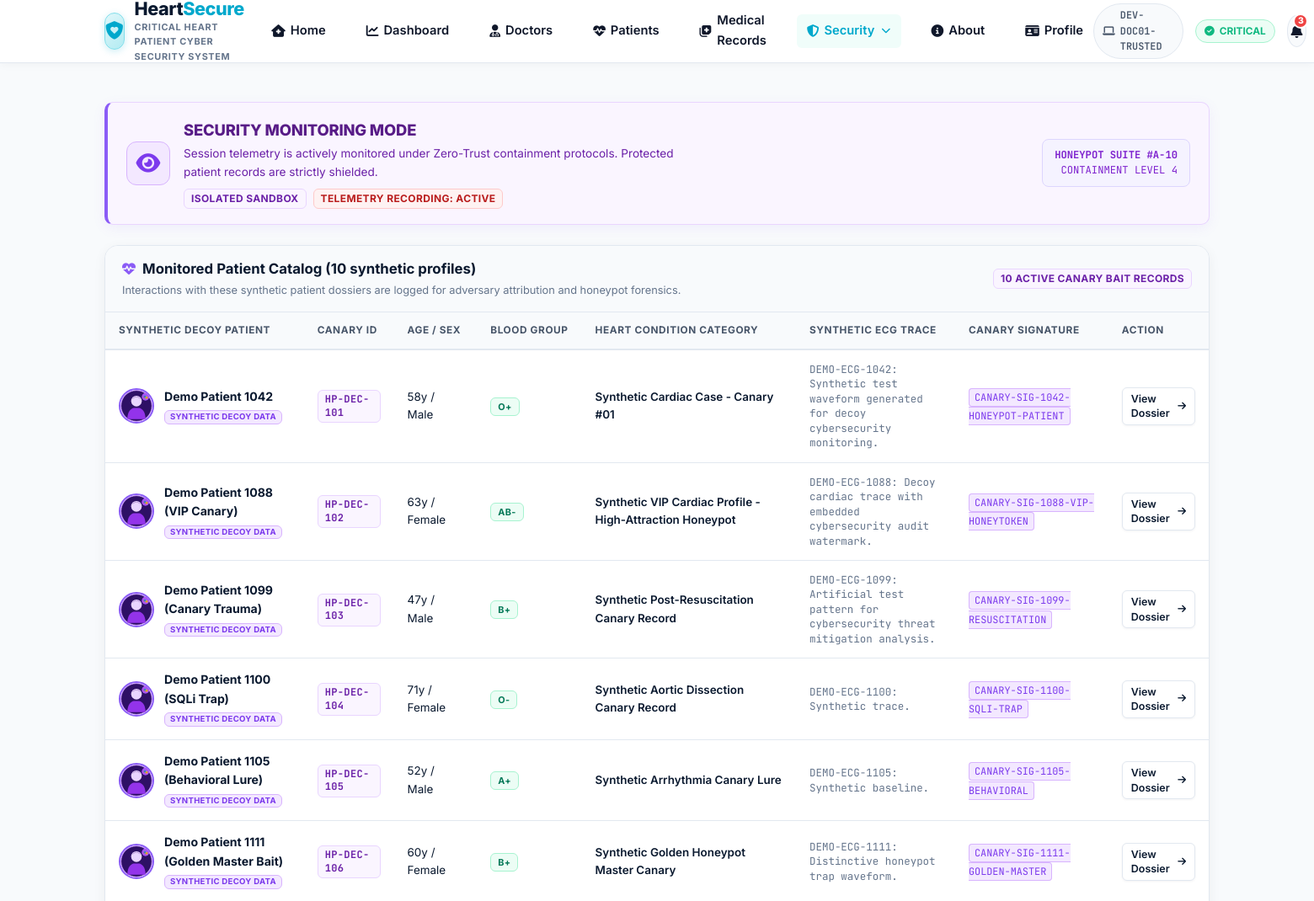
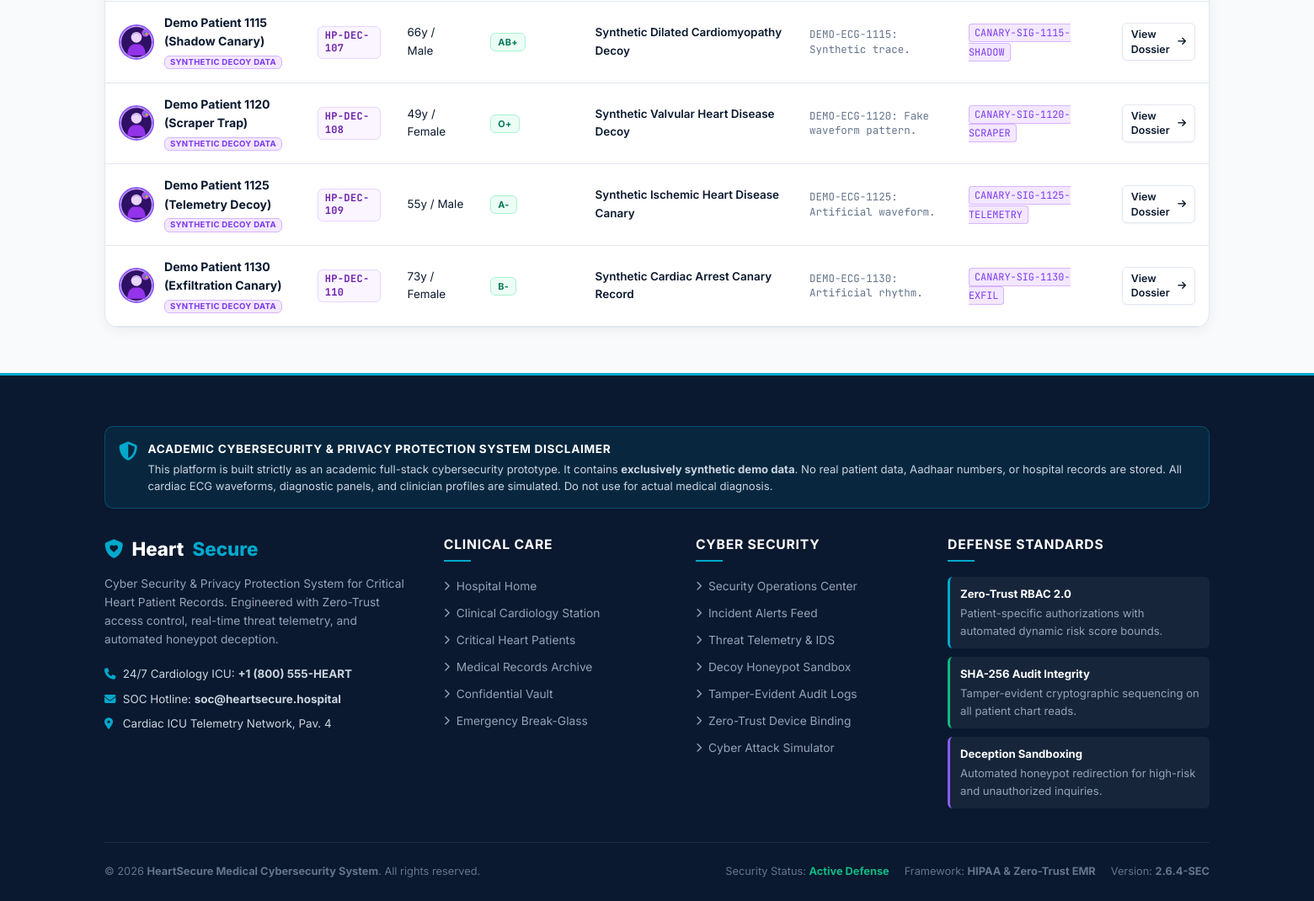
/decoy, run on the app's committed database (2 pictures, top to bottom).
### tables this page shows
CREATE TABLE decoy_patients (
    id INTEGER PRIMARY KEY AUTOINCREMENT,
    patient_id TEXT UNIQUE NOT NULL, -- e.g. 'HP-DEC-101'..'HP-DEC-112'
    name TEXT NOT NULL,
    profile_photo TEXT DEFAULT NULL,
    age INTEGER NOT NULL,
    blood_group TEXT NOT NULL,
    gender TEXT NOT NULL,
    assigned_doctor TEXT NOT NULL,
    heart_condition_category TEXT NOT NULL,
    medical_history TEXT NOT NULL,
    ecg_report TEXT NOT NULL,
    echo_report TEXT NOT NULL,
    blood_test_report TEXT NOT NULL,
    current_prescriptions TEXT NOT NULL,
    phone_number TEXT DEFAULT '+1 (555) 019-9999',
    emergency_contact TEXT NOT NULL,
    last_updated TIMESTAMP DEFAULT CURRENT_TIMESTAMP,
    record_sensitivity_level TEXT DEFAULT 'NORMAL',
    vitals TEXT NOT NULL,
    honeytoken_tag TEXT NOT NULL,
    status TEXT DEFAULT 'active',
    is_decoy INTEGER DEFAULT 1
);

### routes/decoy.py (the view)
@decoy_bp.route('/decoy')
def decoy_catalog():
    decoy_patients = DeceptionService.get_all_decoy_patients()
    user = UserModel.get_by_user_id(session.get('user_id'))
    DeceptionService.record_decoy_interaction(
        user_id=session.get('user_id', 'SUSPICIOUS_CLIENT'),
        ip_address=request.remote_addr or '127.0.0.1',
        fake_patient_id='CATALOG_BROWSE',
        action_performed='DECOY_CATALOG_EXPLORATION',
        risk_score=session.get('risk_score', 85),
        threat_level=session.get('risk_level', 'CRITICAL')
    )
    return render_template('decoy.html', patients=decoy_patients, user=user)

### database/db.py (called while the page is built)
def get_db():
    try:
        if 'db' not in g:
            g.db = sqlite3.connect(DB_PATH, check_same_thread=False)
            g.db.row_factory = sqlite3.Row
            g.db.execute("PRAGMA foreign_keys = ON")
            ensure_schema(g.db)
        return g.db
    except RuntimeError:
        conn = sqlite3.connect(DB_PATH, check_same_thread=False)
        conn.row_factory = sqlite3.Row
        conn.execute("PRAGMA foreign_keys = ON")
        ensure_schema(conn)
        return conn

def query_db(query, args=(), one=False):
    conn = get_db()
    cur = conn.execute(query, args)
    rv = cur.fetchall()
    cur.close()
    return (dict(rv[0]) if rv else None) if one else [dict(r) for r in rv]

def execute_db(query, args=()):
    conn = get_db()
    cur = conn.execute(query, args)
    conn.commit()
    last_id = cur.lastrowid
    cur.close()
    return last_id

### models/user.py (called while the page is built)
    @staticmethod
    def get_by_user_id(user_id):
        return query_db("SELECT * FROM users WHERE user_id = ?", (user_id,), one=True)

### services/deception_service.py (called while the page is built)
    @classmethod
    def get_all_decoy_patients(cls):
        rows = query_db("SELECT * FROM decoy_patients ORDER BY patient_id ASC")
        return [cls._format_decoy(r) for r in rows]

    @classmethod
    def record_decoy_interaction(cls, user_id, ip_address, fake_patient_id, action_performed, risk_score, threat_level):
        session_id = f"SESS-DEC-{uuid.uuid4().hex[:8].upper()}"
        execute_db('''
            INSERT INTO decoy_sessions (
                decoy_session_id, user_id, ip_address, timestamp,
                fake_patient_searched, fake_record_viewed, actions_performed,
                request_count, risk_score, threat_level
            ) VALUES (?, ?, ?, CURRENT_TIMESTAMP, ?, ?, ?, 1, ?, ?)
        ''', (session_id, user_id or 'UNKNOWN', ip_address, fake_patient_id or 'GENERAL', fake_patient_id or 'GENERAL', action_performed, risk_score, threat_level))
        return session_id

    @staticmethod
    def _format_decoy(row):
        if not row:
            return None
        d = dict(row)
        for key in ['vitals', 'current_prescriptions']:
            if isinstance(d.get(key), str):
                try:
                    d[key] = json.loads(d[key])
                except Exception:
                    pass
        d['is_decoy'] = 1
        d['banner_notice'] = "SECURITY MONITORING MODE – SYNTHETIC DECOY DATA"
        return d

### services/phone_service.py (called while the page is built)
    @staticmethod
    def get_supported_country_codes():
        return COUNTRY_CODES

### templates/decoy.html (shortened to what this page needs)
{% extends "base.html" %}
{% block content %}
<div style="margin-bottom: 24px;">
    <div class="decoy-active-banner" style="background: #faf5ff; border: 1px solid #e9d5ff; border-left: 4px solid #8b5cf6; padding: 18px 22px; border-radius: 10px; margin-bottom: 24px; display: flex; align-items: center; justify-content: space-between; flex-wrap: wrap; gap: 16px; box-shadow: 0 4px 15px rgba(139, 92, 246, 0.08);">
        <div style="display: flex; align-items: center; gap: 16px;">
            <div style="width: 52px; height: 52px; border-radius: 12px; background: #f3e8ff; border: 1px solid #d8b4fe; display: flex; align-items: center; justify-content: center; font-size: 1.6rem; color: #7c3aed;">
                <i class="fa-solid fa-eye"></i>
            </div>
            <div>
                <div class="decoy-banner-title" style="font-size: 1.15rem; font-weight: 800; color: #581c87; letter-spacing: -0.01em;">
                    SECURITY MONITORING MODE
                </div>
                <div class="decoy-banner-text" style="font-size: 0.85rem; color: #6b21a8; margin-top: 3px; max-width: 600px;">
                    Session telemetry is actively monitored under Zero-Trust containment protocols. Protected patient records are strictly shielded.
                </div>
                <div style="display: flex; gap: 8px; margin-top: 8px;">
                    <span class="badge badge-decoy" style="font-weight: 700;">ISOLATED SANDBOX</span>
                    <span class="badge badge-critical" style="font-weight: 700;">TELEMETRY RECORDING: ACTIVE</span>
                </div>
            </div>
        </div>
        <div style="font-family: var(--font-mono); font-size: 0.76rem; color: #7e22ce; text-align: right; background: #f5f3ff; padding: 10px 14px; border-radius: 8px; border: 1px solid #ddd6fe; line-height: 1.45;">
            <strong>HONEYPOT SUITE #A-10</strong><br>
            CONTAINMENT LEVEL 4
        </div>
    </div>
    <div class="card" style="box-shadow: 0 4px 15px rgba(15, 23, 42, 0.05); border: 1px solid var(--border-light);">
        <div class="card-header" style="background: #f8fafc; border-bottom: 1px solid var(--border-light); padding: 14px 20px; display: flex; justify-content: space-between; align-items: center;">
            <div>
                <div style="display: flex; align-items: center; gap: 8px;">
                    <i class="fa-solid fa-heart-pulse" style="color: #8b5cf6;"></i>
                    <span class="card-title" style="font-size: 1.05rem; font-weight: 700; color: var(--navy-primary);">Monitored Patient Catalog ({{ patients|length }} synthetic profiles)</span>
                </div>
                <p style="font-size: 0.8rem; color: var(--text-muted); margin: 3px 0 0;">
                    Interactions with these synthetic patient dossiers are logged for adversary attribution and honeypot forensics.
                </p>
            </div>
            <span class="badge badge-decoy" style="font-weight: 700;">10 Active Canary Bait Records</span>
        </div>
        <div class="table-container">
            <table class="data-table">
                <thead>
                    <tr>
                        <th>Synthetic Decoy Patient</th>
                        <th>Canary ID</th>
                        <th>Age / Sex</th>
                        <th>Blood Group</th>
                        <th>Heart Condition Category</th>
                        <th>Synthetic ECG Trace</th>
                        <th>Canary Signature</th>
                        <th>Action</th>
                    </tr>
                </thead>
                <tbody>
                    {% for p in patients %}
                    <tr>
                        <td>
                            <div style="display: flex; align-items: center; gap: 12px;">
                                <img src="{{ patient_photo(p.profile_photo, True) }}" alt="{{ p.name }}" style="width: 42px; height: 42px; border-radius: 50%; object-fit: cover; border: 2px solid #8b5cf6; flex-shrink: 0; background: #faf5ff;">
                                <div>
                                    <strong style="color: var(--navy-primary); font-size: 0.88rem;">{{ p.name }}</strong>
                                    <div><span class="badge" style="font-size: 0.6rem; padding: 1px 6px; background: #f3e8ff; color: #7c3aed; border: 1px solid #d8b4fe; font-weight: 700;">SYNTHETIC DECOY DATA</span></div>
                                </div>
                            </div>
                        </td>
                        <td>
                            <span class="badge badge-decoy" style="font-family: var(--font-mono); font-weight: 700;">{{ p.patient_id }}</span>
                        </td>
                        <td style="font-size: 0.84rem; color: var(--navy-primary);">{{ p.age }}y / {{ p.gender }}</td>
                        <td><span class="badge badge-low" style="font-size: 0.68rem;">{{ p.blood_group }}</span></td>
                        <td style="font-size: 0.84rem; font-weight: 600; color: var(--navy-primary);">{{ p.heart_condition_category }}</td>
                        <td style="font-size: 0.78rem; color: var(--text-muted); font-family: var(--font-mono); max-width: 220px; line-height: 1.4;">
                            {{ p.ecg_report }}
                        </td>
                        <td>
                            <code style="font-family: var(--font-mono); font-size: 0.74rem; color: #7c3aed; background: #f3e8ff; padding: 2px 6px; border-radius: 4px; border: 1px solid #d8b4fe;">
                                {{ p.honeytoken_tag }}
                            </code>
                        </td>
                        <td>
                            <a href="{{ url_for('decoy.decoy_detail', patient_id=p.patient_id) }}" class="btn btn-secondary btn-sm" style="font-size: 0.78rem; padding: 4px 10px; display: inline-flex; align-items: center; gap: 4px;">
                                View Dossier <i class="fa-solid fa-arrow-right" style="font-size: 0.7rem;"></i>
                            </a>
                        </td>
                    </tr>
                    {% endfor %}
                </tbody>
            </table>
        </div>
    </div>
</div>
{% endblock %}

### static/css/style.css (style rules this page uses)
:root { --turquoise-primary: #00a8cc; --turquoise-hover: #0090b0; --turquoise-dark: #007799; --turquoise-light: #e0f7fa; --turquoise-soft: #f0fdfa; --turquoise-border: #b2ebf2; --navy-primary: #0a192f; --navy-secondary: #0f172a; --navy-dark: #060d17; --navy-card: #1e293b; --navy-light: #334155; --bg-main: #ffffff; --bg-alt: #f8fafc; --bg-subtle: #f1f5f9; --border-light: #e2e8f0; --border-subtle: #edf2f7; --text-primary: #0f172a; --text-secondary: #475569; --text-muted: #64748b; --text-light: #94a3b8; --text-white: #ffffff; --green-normal: #10b981; --green-light: #ecfdf5; --green-border: #a7f3d0; --orange-warning: #f59e0b; --orange-light: #fffbeb; --orange-border: #fde68a; --red-critical: #ef4444; --red-light: #fef2f2; --red-border: #fecaca; --blue-info: #0284c7; --blue-light: #f0f9ff; --blue-border: #bae6fd; --purple-decoy: #8b5cf6; --purple-light: #faf5ff; --purple-border: #e9d5ff; --shadow-sm: 0 1px 3px rgba(15, 23, 42, 0.05); --shadow-md: 0 4px 14px rgba(15, 23, 42, 0.08); --shadow-lg: 0 10px 30px rgba(15, 23, 42, 0.1); --shadow-xl: 0 20px 45px rgba(15, 23, 42, 0.12); --radius-sm: 6px; --radius-md: 10px; --radius-lg: 16px; --radius-full: 9999px; --font-sans: 'Inter', system-ui, -apple-system, BlinkMacSystemFont, "Segoe UI", Roboto, sans-serif; --font-mono: 'JetBrains Mono', 'Fira Code', Consolas, Monaco, monospace; }
*, *::before, *::after { box-sizing: border-box; margin: 0; padding: 0; }
html { font-size: 16px; scroll-behavior: smooth; }
body { font-family: var(--font-sans); background-color: var(--bg-alt); color: var(--text-primary); line-height: 1.6; min-height: 100vh; display: flex; flex-direction: column; -webkit-font-smoothing: antialiased; }
a { color: var(--turquoise-primary); text-decoration: none; transition: all 0.2s ease; }
.btn { display: inline-flex; align-items: center; justify-content: center; gap: 8px; font-weight: 600; font-size: 0.9rem; padding: 10px 20px; border-radius: var(--radius-sm); border: 1px solid transparent; cursor: pointer; transition: all 0.2s cubic-bezier(0.4, 0, 0.2, 1); text-decoration: none; line-height: 1.4; }
.btn-secondary { background: #ffffff; color: var(--navy-primary); border-color: var(--border-light); box-shadow: var(--shadow-sm); }
.btn-sm { padding: 6px 12px; font-size: 0.8rem; border-radius: var(--radius-sm); }
.card { background: #ffffff; border: 1px solid var(--border-light); border-radius: var(--radius-lg); box-shadow: var(--shadow-sm); transition: all 0.25s ease; overflow: hidden; }
.card-header { padding: 16px 22px; background: var(--bg-alt); border-bottom: 1px solid var(--border-light); display: flex; align-items: center; justify-content: space-between; }
.card-title { font-size: 1.05rem; font-weight: 700; color: var(--navy-primary); margin: 0; display: flex; align-items: center; gap: 8px; }
.badge { display: inline-flex; align-items: center; gap: 4px; font-size: 0.75rem; font-weight: 700; padding: 3px 8px; border-radius: var(--radius-sm); text-transform: uppercase; letter-spacing: 0.03em; line-height: 1.3; }
.badge-low, .badge-normal { background: var(--green-light); color: #047857; border: 1px solid var(--green-border); }
.badge-critical, .badge-threat { background: var(--red-light); color: #b91c1c; border: 1px solid var(--red-border); }
.badge-decoy { background: var(--purple-light); color: #6b21a8; border: 1px solid var(--purple-border); }
.table-container, .table-responsive { width: 100%; overflow-x: auto; -webkit-overflow-scrolling: touch; }
.data-table { width: 100%; border-collapse: collapse; font-size: 0.88rem; text-align: left; }
.data-table th { background: var(--bg-alt); color: var(--text-secondary); font-size: 0.74rem; font-weight: 700; text-transform: uppercase; letter-spacing: 0.05em; padding: 12px 16px; border-bottom: 2px solid var(--border-light); white-space: nowrap; }
.data-table td { padding: 14px 16px; border-bottom: 1px solid var(--border-light); color: var(--text-primary); vertical-align: middle; }
.data-table tbody tr { transition: background-color 0.15s ease; }

### data on the page
decoy_patients: profile_photo (picture), name "Demo Patient 1042", patient_id "HP-DEC-101", age "58", gender "Male", blood_group "O+", heart_condition_category "Synthetic Cardiac Case - Canary #01", ecg_report "DEMO-ECG-1042: Synthetic test waveform generated for decoy cybersecurity monitoring.", honeytoken_tag "CANARY-SIG-1042-HONEYPOT-PATIENT"
decoy_patients: profile_photo (picture), name "Demo Patient 1088 (VIP Canary)", patient_id "HP-DEC-102", age "63", gender "Female", blood_group "AB-", heart_condition_category "Synthetic VIP Cardiac Profile - High-Attraction Honeypot", ecg_report "DEMO-ECG-1088: Decoy cardiac trace with embedded cybersecurity audit watermark.", honeytoken_tag "CANARY-SIG-1088-VIP-HONEYTOKEN"
decoy_patients: profile_photo (picture), name "Demo Patient 1099 (Canary Trauma)", patient_id "HP-DEC-103", age "47", gender "Male", blood_group "B+", heart_condition_category "Synthetic Post-Resuscitation Canary Record", ecg_report "DEMO-ECG-1099: Artificial test pattern for cybersecurity threat mitigation analysis.", honeytoken_tag "CANARY-SIG-1099-RESUSCITATION"
decoy_patients: profile_photo (picture), name "Demo Patient 1100 (SQLi Trap)", patient_id "HP-DEC-104", age "71", gender "Female", blood_group "O-", heart_condition_category "Synthetic Aortic Dissection Canary Record", ecg_report "DEMO-ECG-1100: Synthetic trace.", honeytoken_tag "CANARY-SIG-1100-SQLI-TRAP"
decoy_patients: profile_photo (picture), name "Demo Patient 1105 (Behavioral Lure)", patient_id "HP-DEC-105", age "52", gender "Male", blood_group "A+", heart_condition_category "Synthetic Arrhythmia Canary Lure", ecg_report "DEMO-ECG-1105: Synthetic baseline.", honeytoken_tag "CANARY-SIG-1105-BEHAVIORAL"
decoy_patients: profile_photo (picture), name "Demo Patient 1111 (Golden Master Bait)", patient_id "HP-DEC-106", age "60", gender "Female", blood_group "B+", heart_condition_category "Synthetic Golden Honeypot Master Canary", ecg_report "DEMO-ECG-1111: Distinctive honeypot trap waveform.", honeytoken_tag "CANARY-SIG-1111-GOLDEN-MASTER"
decoy_patients: profile_photo (picture), name "Demo Patient 1115 (Shadow Canary)", patient_id "HP-DEC-107", age "66", gender "Male", blood_group "AB+", heart_condition_category "Synthetic Dilated Cardiomyopathy Decoy", ecg_report "DEMO-ECG-1115: Synthetic trace.", honeytoken_tag "CANARY-SIG-1115-SHADOW"
decoy_patients: profile_photo (picture), name "Demo Patient 1120 (Scraper Trap)", patient_id "HP-DEC-108", age "49", gender "Female", blood_group "O+", heart_condition_category "Synthetic Valvular Heart Disease Decoy", ecg_report "DEMO-ECG-1120: Fake waveform pattern.", honeytoken_tag "CANARY-SIG-1120-SCRAPER"
decoy_patients: profile_photo (picture), name "Demo Patient 1125 (Telemetry Decoy)", patient_id "HP-DEC-109", age "55", gender "Male", blood_group "A-", heart_condition_category "Synthetic Ischemic Heart Disease Canary", ecg_report "DEMO-ECG-1125: Artificial waveform.", honeytoken_tag "CANARY-SIG-1125-TELEMETRY"
decoy_patients: profile_photo (picture), name "Demo Patient 1130 (Exfiltration Canary)", patient_id "HP-DEC-110", age "73", gender "Female", blood_group "B-", heart_condition_category "Synthetic Cardiac Arrest Canary Record", ecg_report "DEMO-ECG-1130: Artificial rhythm.", honeytoken_tag "CANARY-SIG-1130-EXFIL"

### other printed values
{{ session_device_id }} "DEV-DOC01-TRUSTED"
{{ system_threat_level }} "CRITICAL"
{{ patients|length }} "10"
